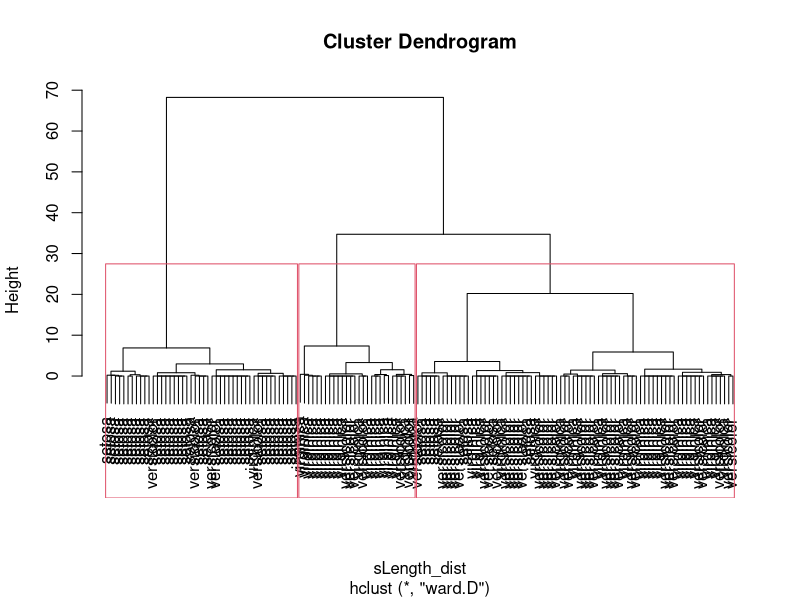
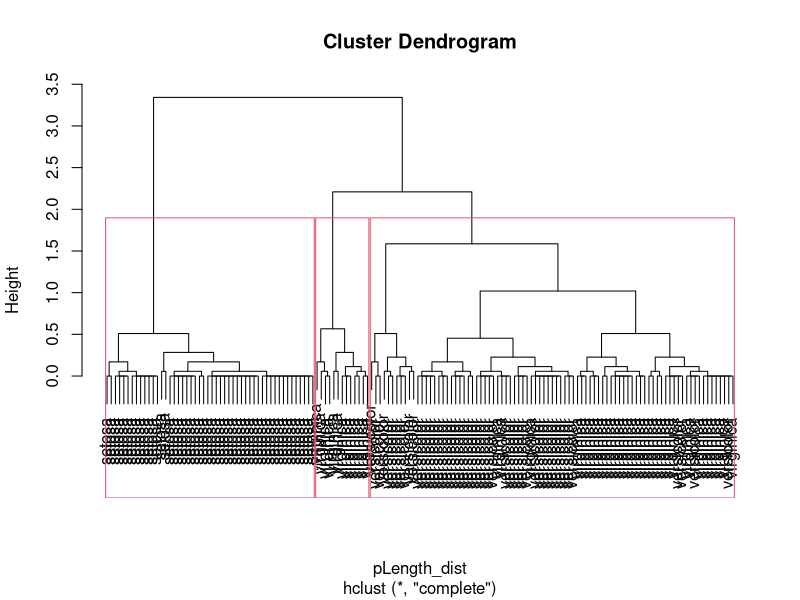
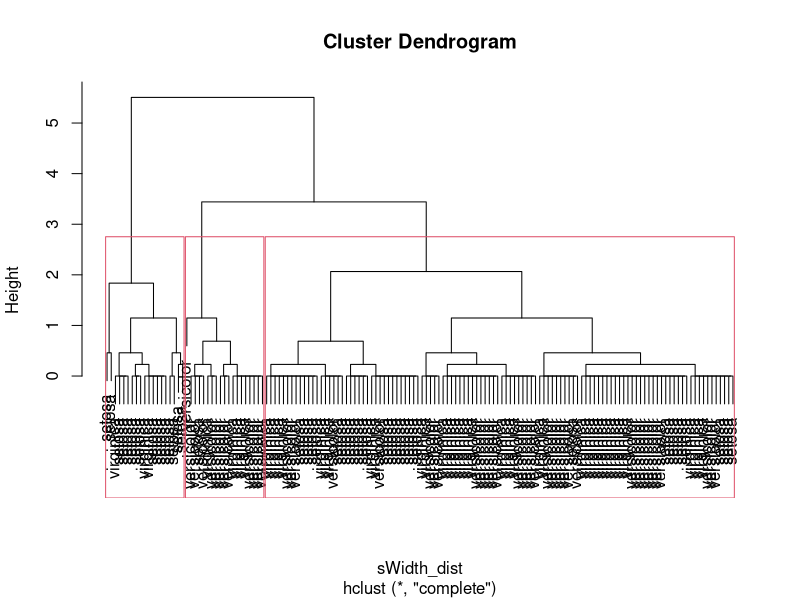
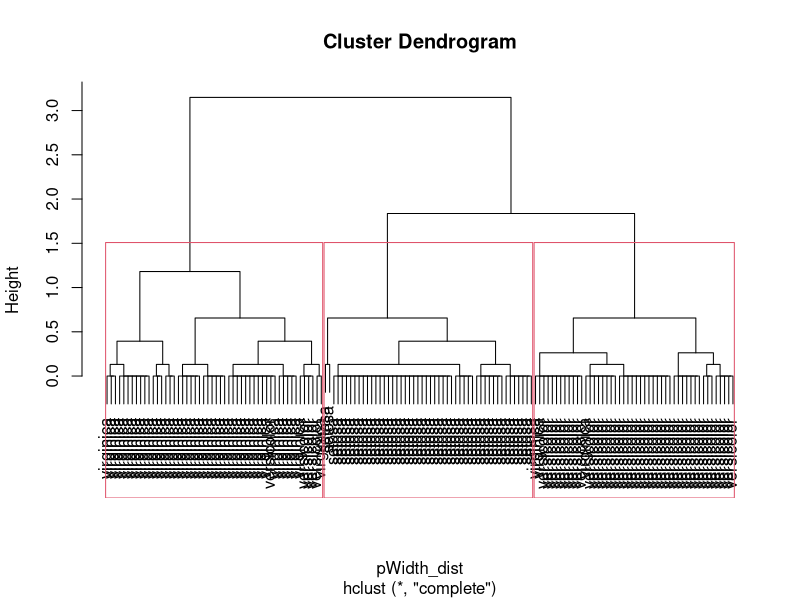

Generate these figures, in order, with R:
data(iris)
head(iris)
names(iris)
summary(iris)
sLength <- iris$Sepal.Length
pLength <- iris$Petal.Length
swidth <- iris$Sepal.Width
pwidth <- iris$Petal.Width
scaled_sLength <- scale(sLength)
scaled_pLength <- scale(pLength)
scaled_sWidth <- scale(swidth)
scaled_pWidth <- scale(pwidth)

sLength_dist <- dist(scaled_sLength, method="euclidean")
pLength_dist <- dist(scaled_pLength, method="euclidean")
sWidth_dist <- dist(scaled_sWidth, method="euclidean")
pWidth_dist <- dist(scaled_pWidth, method="euclidean")

clust_sLength <- hclust(sLength_dist, method="ward.D")
clust_pLength <- hclust(pLength_dist, method="complete")
clust_sWidth <- hclust(sWidth_dist, method="complete")
clust_pWidth <- hclust(pWidth_dist, method="complete")

plot(clust_sLength, labels=iris$Species)
rect.hclust(clust_sLength, k=3)
groups <- cutree(clust_sLength, k = 3)
print(groups)

plot(clust_pLength, labels=iris$Species)
rect.hclust(clust_pLength, k=3)
groups <- cutree(clust_pLength, k = 3)
print(groups)

plot(clust_sWidth, labels=iris$Species)
rect.hclust(clust_sWidth, k=3)
groups <- cutree(clust_sWidth, k = 3)
print(groups)

plot(clust_pWidth, labels=iris$Species)
rect.hclust(clust_pWidth, k=3)
groups <- cutree(clust_pWidth, k = 3)
print(groups)